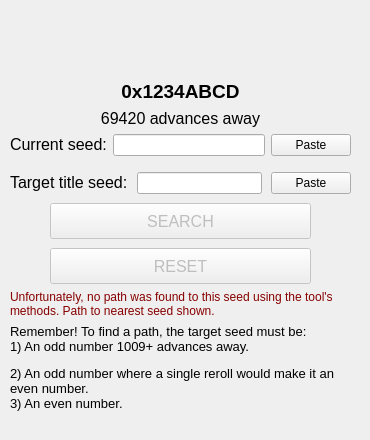
      <widget class="QWidget" name="CustomTab">
       <property name="autoFillBackground">
        <bool>true</bool>
       </property>
       <attribute name="title">
        <string>Custom</string>
       </attribute>
       <widget class="QWidget" name="verticalLayoutWidget_3">
        <property name="geometry">
         <rect>
          <x>0</x>
          <y>60</y>
          <width>361</width>
          <height>371</height>
         </rect>
        </property>
        <layout class="QVBoxLayout" name="verticalLayout" stretch="0,0,10,10,0,0">
         <property name="leftMargin">
          <number>10</number>
         </property>
         <property name="topMargin">
          <number>20</number>
         </property>
         <property name="rightMargin">
          <number>10</number>
         </property>
         <property name="bottomMargin">
          <number>20</number>
         </property>
         <item>
          <widget class="QLabel" name="customTargetDisplay">
           <property name="font">
            <font>
             <pointsize>14</pointsize>
             <bold>true</bold>
            </font>
           </property>
           <property name="styleSheet">
            <string notr="true">font-weight: bold;
font-size: 14pt;
color: black;</string>
           </property>
           <property name="text">
            <string>0x1234ABCD</string>
           </property>
           <property name="alignment">
            <set>Qt::AlignCenter</set>
           </property>
          </widget>
         </item>
         <item>
          <widget class="QLabel" name="customCTT">
           <property name="font">
            <font>
             <pointsize>12</pointsize>
            </font>
           </property>
           <property name="text">
            <string>69420 advances away</string>
           </property>
           <property name="alignment">
            <set>Qt::AlignCenter</set>
           </property>
          </widget>
         </item>
         <item>
          <layout class="QHBoxLayout" name="seedInputBar_2">
           <property name="rightMargin">
            <number>0</number>
           </property>
           <item>
            <widget class="QLabel" name="label_44">
             <property name="text">
              <string>&lt;html&gt;&lt;head/&gt;&lt;body&gt;&lt;p&gt;&lt;span style=&quot; font-size:12pt;&quot;&gt;Current seed:&lt;/span&gt;&lt;/p&gt;&lt;/body&gt;&lt;/html&gt;</string>
             </property>
            </widget>
           </item>
           <item>
            <widget class="QLineEdit" name="seedEntry_2">
             <property name="enabled">
              <bool>true</bool>
             </property>
             <property name="text">
              <string/>
             </property>
             <property name="maxLength">
              <number>8</number>
             </property>
            </widget>
           </item>
           <item>
            <widget class="QPushButton" name="butCustomCurrentPaste">
             <property name="text">
              <string>Paste</string>
             </property>
            </widget>
           </item>
          </layout>
         </item>
         <item>
          <layout class="QVBoxLayout" name="seedInputContainer_2" stretch="0,3">
           <property name="spacing">
            <number>9</number>
           </property>
           <property name="topMargin">
            <number>10</number>
           </property>
           <item>
            <layout class="QHBoxLayout" name="horizontalLayout_2">
             <item>
              <widget class="QLabel" name="label_45">
               <property name="text">
                <string>&lt;html&gt;&lt;head/&gt;&lt;body&gt;&lt;p&gt;&lt;span style=&quot; font-size:12pt;&quot;&gt;Target title seed:&lt;/span&gt;&lt;/p&gt;&lt;/body&gt;&lt;/html&gt;</string>
               </property>
              </widget>
             </item>
             <item>
              <widget class="QLineEdit" name="targetEntry">
               <property name="enabled">
                <bool>true</bool>
               </property>
               <property name="maxLength">
                <number>8</number>
               </property>
              </widget>
             </item>
             <item>
              <widget class="QPushButton" name="butCustomTargetPaste">
               <property name="text">
                <string>Paste</string>
               </property>
              </widget>
             </item>
            </layout>
           </item>
           <item>
            <layout class="QGridLayout" name="gridLayout">
             <item row="0" column="2" rowspan="2">
              <spacer name="horizontalSpacer_6">
               <property name="orientation">
                <enum>Qt::Horizontal</enum>
               </property>
               <property name="sizeType">
                <enum>QSizePolicy::Minimum</enum>
               </property>
               <property name="sizeHint" stdset="0">
                <size>
                 <width>40</width>
                 <height>20</height>
                </size>
               </property>
              </spacer>
             </item>
             <item row="0" column="1">
              <widget class="QPushButton" name="butCustomSearch">
               <property name="enabled">
                <bool>false</bool>
               </property>
               <property name="sizePolicy">
                <sizepolicy hsizetype="MinimumExpanding" vsizetype="MinimumExpanding">
                 <horstretch>0</horstretch>
                 <verstretch>0</verstretch>
                </sizepolicy>
               </property>
               <property name="font">
                <font>
                 <pointsize>12</pointsize>
                </font>
               </property>
               <property name="text">
                <string>SEARCH</string>
               </property>
              </widget>
             </item>
             <item row="1" column="1">
              <widget class="QPushButton" name="butCustomReset">
               <property name="enabled">
                <bool>false</bool>
               </property>
               <property name="sizePolicy">
                <sizepolicy hsizetype="MinimumExpanding" vsizetype="MinimumExpanding">
                 <horstretch>0</horstretch>
                 <verstretch>0</verstretch>
                </sizepolicy>
               </property>
               <property name="font">
                <font>
                 <pointsize>12</pointsize>
                </font>
               </property>
               <property name="text">
                <string>RESET</string>
               </property>
              </widget>
             </item>
             <item row="0" column="0" rowspan="2">
              <spacer name="horizontalSpacer_5">
               <property name="orientation">
                <enum>Qt::Horizontal</enum>
               </property>
               <property name="sizeType">
                <enum>QSizePolicy::Minimum</enum>
               </property>
               <property name="sizeHint" stdset="0">
                <size>
                 <width>40</width>
                 <height>20</height>
                </size>
               </property>
              </spacer>
             </item>
            </layout>
           </item>
          </layout>
         </item>
         <item>
          <widget class="QLabel" name="labelErrorText">
           <property name="styleSheet">
            <string notr="true">color:rgb(135, 0, 0)</string>
           </property>
           <property name="text">
            <string>Unfortunately, no path was found to this seed using the tool's methods. Path to nearest seed shown.</string>
           </property>
           <property name="wordWrap">
            <bool>true</bool>
           </property>
          </widget>
         </item>
         <item>
          <widget class="QLabel" name="label_2">
           <property name="text">
            <string>&lt;html&gt;&lt;head/&gt;&lt;body&gt;&lt;p&gt;&lt;span style=&quot; font-size:10pt;&quot;&gt;Remember! To find a path, the target seed must be:&lt;br/&gt;1) An odd number 1009+ advances away.&lt;/span&gt;&lt;/p&gt;&lt;p&gt;&lt;span style=&quot; font-size:10pt;&quot;&gt;2) An odd number where a single reroll would make it an even number.&lt;br/&gt;3) An even number.&lt;/span&gt;&lt;/p&gt;&lt;/body&gt;&lt;/html&gt;</string>
           </property>
           <property name="wordWrap">
            <bool>true</bool>
           </property>
          </widget>
         </item>
        </layout>
       </widget>
      </widget>
